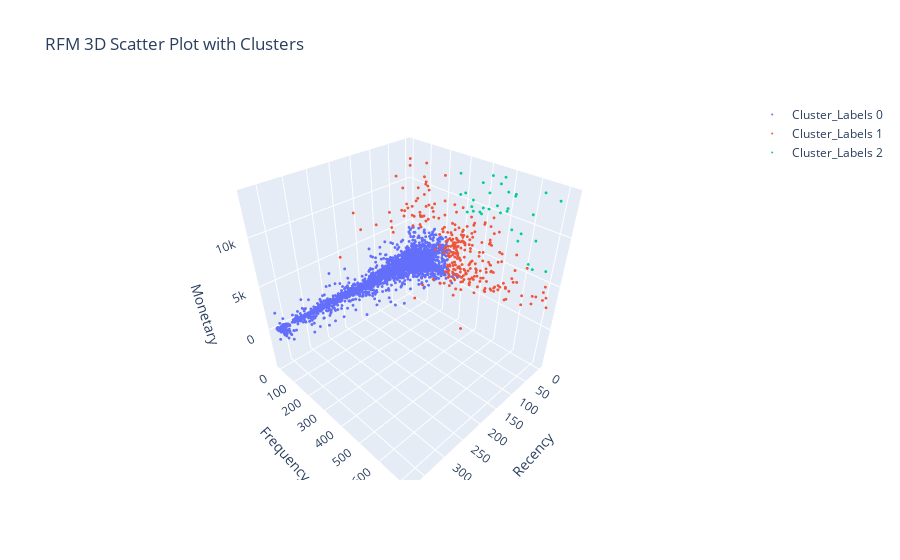

The cell this chart's notebook holds for it:
### Code cell
fig = go.Figure()

# 각 클러스터별로 데이터를 추가
for cluster in rfm['Cluster_Labels'].unique():
    cluster_data = rfm[rfm['Cluster_Labels'] == cluster]
    fig.add_trace(go.Scatter3d(
        x=cluster_data['Recency'],
        y=cluster_data['Frequency'],
        z=cluster_data['Amount'],
        mode='markers',
        marker=dict(size=1),  # 점의 크기를 3으로 설정
        name=f'Cluster_Labels {cluster}'
    ))

fig.update_layout(
    title='RFM 3D Scatter Plot with Clusters',
    scene=dict(
        xaxis_title='Recency',
        yaxis_title='Frequency',
        zaxis_title='Monetary'
    )
)


fig.show()

### Figure 1 — Plotly figure (JSON) as saved in the notebook; plotly's stock layout.template omitted (floating-point values rounded to 4 significant figures; data arrays with more than 128 entries replaced by an {"elided": "..."} marker saying what was removed)
{"data": [{"marker": {"size": 1}, "mode": "markers", "name": "Cluster_Labels 0", "type": "scatter3d", "x": {"elided": "3976 int values"}, "y": {"elided": "3976 int values"}, "z": {"elided": "3976 float values"}}, {"marker": {"size": 1}, "mode": "markers", "name": "Cluster_Labels 1", "type": "scatter3d", "x": {"elided": "284 int values"}, "y": {"elided": "284 int values"}, "z": {"elided": "284 float values"}}, {"marker": {"size": 1}, "mode": "markers", "name": "Cluster_Labels 2", "type": "scatter3d", "x": [0, 22, 19, 1, 14, 3, 3, 3, 0, 0, 4, 6, 6, 4, 7, 10, 7, 4, 0, 9, 3, 18, 35, 1, 42, 11, 32, 15, 8, 0, 3, 1, 30], "y": [420, 308, 481, 474, 646, 525, 308, 342, 380, 280, 500, 394, 633, 604, 533, 576, 506, 561, 523, 429, 495, 632, 668, 344, 379, 696, 421, 487, 424, 452, 395, 690, 389], "z": [13380.0, 13120.0, 13310.0, 13610.0, 13680.0, 12290.0, 10930.0, 9798.0, 12430.0, 10510, 10660.0, 9538.0, 8987.0, 11220.0, 9168.0, 9231.0, 11020.0, 8235.0, 12400.0, 10360.0, 12430.0, 6840.0, 7076.0, 10450.0, 10180.0, 6667.0, 10380.0, 10590.0, 11890.0, 10740.0, 10100.0, 13110.0, 10160.0]}], "layout": {"scene": {"xaxis": {"title": {"text": "Recency"}}, "yaxis": {"title": {"text": "Frequency"}}, "zaxis": {"title": {"text": "Monetary"}}}, "title": {"text": "RFM 3D Scatter Plot with Clusters"}}}
